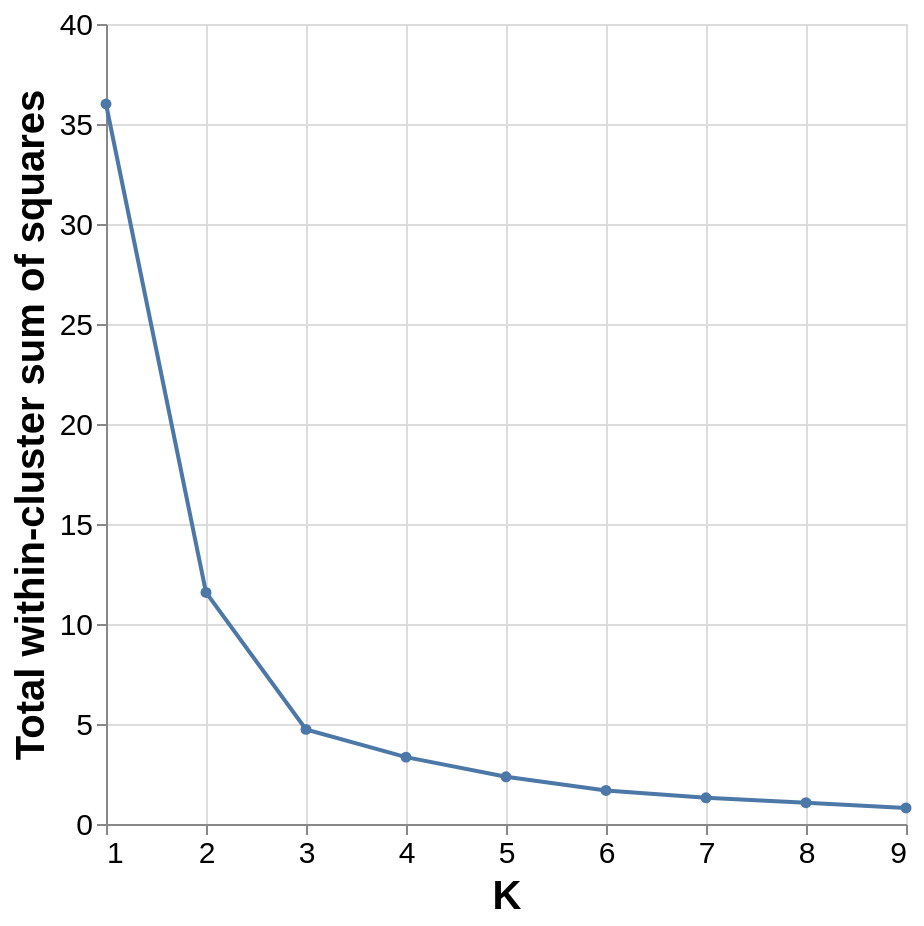

Write notebook code for a chart like this one.
### Code cell
elbow_plot=(
    alt.Chart(penguin_clust_ks)
    .mark_line(point=True)
    .encode(
        x=alt.X("k", title="K"),
        y=alt.Y("inertia", title="Total within-cluster sum of squares"),
    )
    .properties(width=400, height=400)
    .configure_axis(labelFontSize=15, titleFontSize=20)
)

elbow_plot

### Figure 1 — Vega-Lite specification as saved in the notebook (floating-point values rounded to 4 significant figures)
{"config": {"view": {"continuousWidth": 400, "continuousHeight": 300}, "axis": {"labelFontSize": 15, "titleFontSize": 20}}, "data": {"name": "data-9fa2661317729b4606b2ae74808069a1"}, "mark": {"type": "line", "point": true}, "encoding": {"x": {"field": "k", "title": "K", "type": "quantitative"}, "y": {"field": "inertia", "title": "Total within-cluster sum of squares", "type": "quantitative"}}, "height": 400, "width": 400, "$schema": "https://vega.github.io/schema/vega-lite/v4.17.0.json", "datasets": {"data-9fa2661317729b4606b2ae74808069a1": [{"k": 1, "inertia": 36.0}, {"k": 2, "inertia": 11.58}, {"k": 3, "inertia": 4.731}, {"k": 4, "inertia": 3.344}, {"k": 5, "inertia": 2.362}, {"k": 6, "inertia": 1.678}, {"k": 7, "inertia": 1.309}, {"k": 8, "inertia": 1.066}, {"k": 9, "inertia": 0.8003}]}}
